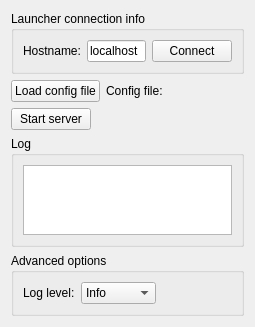
<?xml version="1.0" encoding="UTF-8"?>
<ui version="4.0">
 <class>qMRMLPlusLauncherControlWidget</class>
 <widget class="qMRMLWidget" name="qMRMLPlusLauncherControlWidget">
  <property name="geometry">
   <rect>
    <x>0</x>
    <y>0</y>
    <width>255</width>
    <height>234</height>
   </rect>
  </property>
  <property name="windowTitle">
   <string>Form</string>
  </property>
  <layout class="QVBoxLayout" name="verticalLayout_2">
   <item>
    <widget class="ctkCollapsibleGroupBox" name="LauncherConnectionGroupBox">
     <property name="title">
      <string>Launcher connection info</string>
     </property>
     <layout class="QHBoxLayout" name="horizontalLayout">
      <item>
       <widget class="QLabel" name="ipAddressLabel">
        <property name="text">
         <string>Hostname:</string>
        </property>
       </widget>
      </item>
      <item>
       <widget class="QLineEdit" name="ipAddressLineEdit">
        <property name="text">
         <string>localhost</string>
        </property>
       </widget>
      </item>
      <item>
       <widget class="QPushButton" name="launcherConnectButton">
        <property name="text">
         <string>Connect</string>
        </property>
       </widget>
      </item>
     </layout>
    </widget>
   </item>
   <item>
    <layout class="QHBoxLayout" name="LoadConfigLayout">
     <item>
      <widget class="QPushButton" name="loadConfigFileButton">
       <property name="text">
        <string>Load config file</string>
       </property>
      </widget>
     </item>
     <item>
      <widget class="QLabel" name="configFileLabel">
       <property name="text">
        <string>Config file:</string>
       </property>
      </widget>
     </item>
     <item>
      <widget class="qMRMLNodeComboBox" name="configFileSelectorComboBox">
       <property name="enabled">
        <bool>true</bool>
       </property>
       <property name="nodeTypes">
        <stringlist>
         <string>vtkMRMLTextNode</string>
        </stringlist>
       </property>
       <property name="addEnabled">
        <bool>false</bool>
       </property>
      </widget>
     </item>
    </layout>
   </item>
   <item>
    <layout class="QHBoxLayout" name="LaunchServerLayout">
     <item>
      <widget class="QPushButton" name="startStopServerButton">
       <property name="text">
        <string>Start server</string>
       </property>
      </widget>
     </item>
     <item>
      <widget class="QLabel" name="serverStatusLabel">
       <property name="text">
        <string/>
       </property>
      </widget>
     </item>
     <item>
      <spacer name="horizontalSpacer">
       <property name="orientation">
        <enum>Qt::Horizontal</enum>
       </property>
       <property name="sizeHint" stdset="0">
        <size>
         <width>40</width>
         <height>20</height>
        </size>
       </property>
      </spacer>
     </item>
    </layout>
   </item>
   <item>
    <widget class="ctkCollapsibleGroupBox" name="ServerLogLayout">
     <property name="title">
      <string>Log</string>
     </property>
     <property name="collapsed">
      <bool>true</bool>
     </property>
     <layout class="QHBoxLayout" name="horizontalLayout_4">
      <item>
       <widget class="QTextEdit" name="serverLogTextEdit"/>
      </item>
     </layout>
    </widget>
   </item>
   <item>
    <widget class="ctkCollapsibleGroupBox" name="AdvancedGroupBox">
     <property name="enabled">
      <bool>true</bool>
     </property>
     <property name="title">
      <string>Advanced options</string>
     </property>
     <property name="collapsed">
      <bool>false</bool>
     </property>
     <layout class="QHBoxLayout" name="horizontalLayout_3">
      <item>
       <widget class="QLabel" name="logLevelLabel">
        <property name="text">
         <string>Log level:</string>
        </property>
       </widget>
      </item>
      <item>
       <widget class="QComboBox" name="comboBox">
        <property name="currentIndex">
         <number>2</number>
        </property>
        <item>
         <property name="text">
          <string>Error</string>
         </property>
        </item>
        <item>
         <property name="text">
          <string>Warning</string>
         </property>
        </item>
        <item>
         <property name="text">
          <string>Info</string>
         </property>
        </item>
        <item>
         <property name="text">
          <string>Debug</string>
         </property>
        </item>
        <item>
         <property name="text">
          <string>Trace</string>
         </property>
        </item>
       </widget>
      </item>
      <item>
       <spacer name="horizontalSpacer_2">
        <property name="orientation">
         <enum>Qt::Horizontal</enum>
        </property>
        <property name="sizeHint" stdset="0">
         <size>
          <width>40</width>
          <height>20</height>
         </size>
        </property>
       </spacer>
      </item>
     </layout>
    </widget>
   </item>
   <item>
    <spacer name="verticalSpacer">
     <property name="orientation">
      <enum>Qt::Vertical</enum>
     </property>
     <property name="sizeHint" stdset="0">
      <size>
       <width>20</width>
       <height>40</height>
      </size>
     </property>
    </spacer>
   </item>
  </layout>
 </widget>
 <customwidgets>
  <customwidget>
   <class>qMRMLNodeComboBox</class>
   <extends>QWidget</extends>
   <header>qMRMLNodeComboBox.h</header>
  </customwidget>
  <customwidget>
   <class>qMRMLWidget</class>
   <extends>QWidget</extends>
   <header>qMRMLWidget.h</header>
   <container>1</container>
  </customwidget>
  <customwidget>
   <class>ctkCollapsibleGroupBox</class>
   <extends>QGroupBox</extends>
   <header>ctkCollapsibleGroupBox.h</header>
   <container>1</container>
  </customwidget>
 </customwidgets>
 <resources/>
 <connections/>
</ui>
